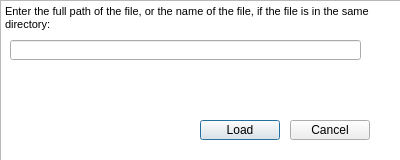
<?xml version="1.0" encoding="UTF-8"?>
<ui version="4.0">
 <class>LoadComputersFromFile</class>
 <widget class="QDialog" name="LoadComputersFromFile">
  <property name="geometry">
   <rect>
    <x>0</x>
    <y>0</y>
    <width>400</width>
    <height>160</height>
   </rect>
  </property>
  <property name="windowTitle">
   <string>Dialog</string>
  </property>
  <widget class="QTextBrowser" name="textForLoadToFile">
   <property name="geometry">
    <rect>
     <x>0</x>
     <y>0</y>
     <width>401</width>
     <height>161</height>
    </rect>
   </property>
   <property name="html">
    <string>&lt;!DOCTYPE HTML PUBLIC &quot;-//W3C//DTD HTML 4.0//EN&quot; &quot;http://www.w3.org/TR/REC-html40/strict.dtd&quot;&gt;
&lt;html&gt;&lt;head&gt;&lt;meta name=&quot;qrichtext&quot; content=&quot;1&quot; /&gt;&lt;style type=&quot;text/css&quot;&gt;
p, li { white-space: pre-wrap; }
&lt;/style&gt;&lt;/head&gt;&lt;body style=&quot; font-family:'MS Shell Dlg 2'; font-size:8.14286pt; font-weight:400; font-style:normal;&quot;&gt;
&lt;p style=&quot; margin-top:0px; margin-bottom:0px; margin-left:0px; margin-right:0px; -qt-block-indent:0; text-indent:0px;&quot;&gt;&lt;span style=&quot; font-size:8.14286pt;&quot;&gt;Enter the full path of the file, or the name of the file, if the file is in the same directory:&lt;/span&gt;&lt;/p&gt;&lt;/body&gt;&lt;/html&gt;</string>
   </property>
  </widget>
  <widget class="QLineEdit" name="InputForTextFileName">
   <property name="geometry">
    <rect>
     <x>10</x>
     <y>40</y>
     <width>351</width>
     <height>20</height>
    </rect>
   </property>
  </widget>
  <widget class="QPushButton" name="ButtonLoad">
   <property name="geometry">
    <rect>
     <x>200</x>
     <y>120</y>
     <width>80</width>
     <height>20</height>
    </rect>
   </property>
   <property name="text">
    <string>Load</string>
   </property>
  </widget>
  <widget class="QPushButton" name="ButtonCancel">
   <property name="geometry">
    <rect>
     <x>290</x>
     <y>120</y>
     <width>80</width>
     <height>20</height>
    </rect>
   </property>
   <property name="text">
    <string>Cancel</string>
   </property>
  </widget>
 </widget>
 <resources/>
 <connections/>
</ui>
